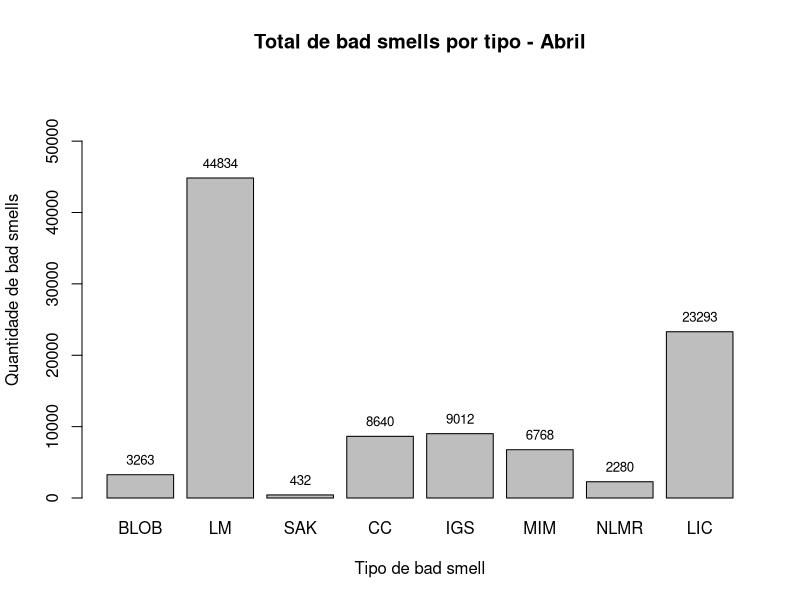
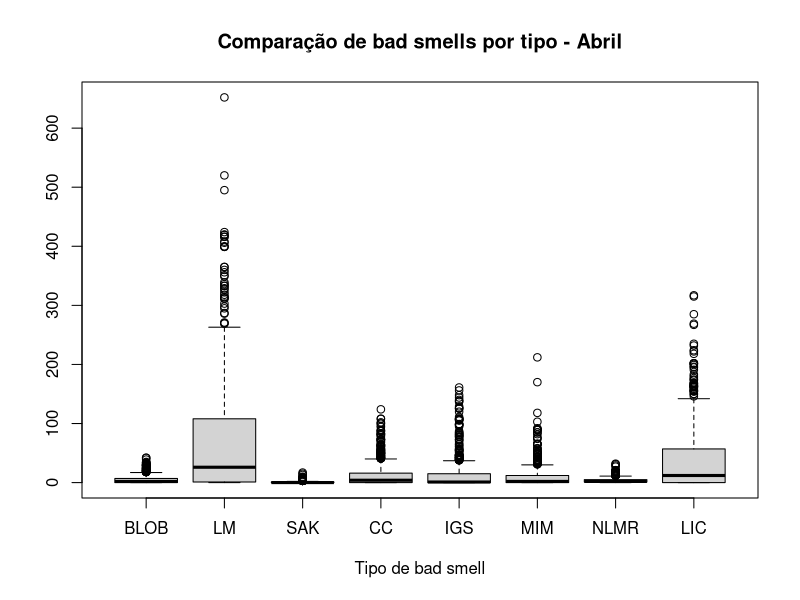

The R script that drew these images, in order:
# 1º Item
# Read from aprils csv and stores it on a data frame
aprilsbs.df <- read.csv(file="data/bad_smells_abril.csv", header=TRUE)

# 1.a sum of all aprils bad smells 
aprilsbs.sum <- sum(aprilsbs.df[,-1:-2])
paste("O total de bad smells em abril é de", aprilsbs.sum)

# 1.b total average of all aprils bad smells 
aprilsbs.avg <- aprilsbs.sum / ncol(aprilsbs.df[,-1:-2])
paste("A média total me abril de bad smells em todos os softwares é de", aprilsbs.avg)

# 1.c software with highest bad smells count of april
aprilsbs.toppkg <- aprilsbs.df[which.max(rowSums(aprilsbs.df[,-1:-2])), "package_name"]
paste("O software com mais bad smells am abril é o", aprilsbs.toppkg)

# 1.d plot the total amout of bad smells by type
bs.colsums <- colSums(aprilsbs.df[,-1:-2])
ylim <- c(0, 1.3*max(bs.colsums)) # used to scale the yaxis so the highest bar fits it
bs.colsums.plot <- barplot(bs.colsums, main="Total de bad smells por tipo - Abril", ylim = ylim,
        ylab="Quantidade de bad smells", xlab="Tipo de bad smell")
text(x=bs.colsums.plot, y=bs.colsums, label=bs.colsums, pos=3, cex=0.8) # adds text at top of bars

# 1.e Variance and standart deviation of bad smells types
bs.colvars <- apply(aprilsbs.df[,-1:-2], 2, var)
bs.colsds <- apply(aprilsbs.df[,-1:-2], 2, sd)
paste("A variância dos bad smells do mês por tipo são:")
bs.colvars
paste("A variância dos bad smells do mês por tipo são:")
bs.colsds

# 1.f boxplot the bad smells by type
boxplot(aprilsbs.df[,-1:-2], main="Comparação de bad smells por tipo - Abril", xlab="Tipo de bad smell")

